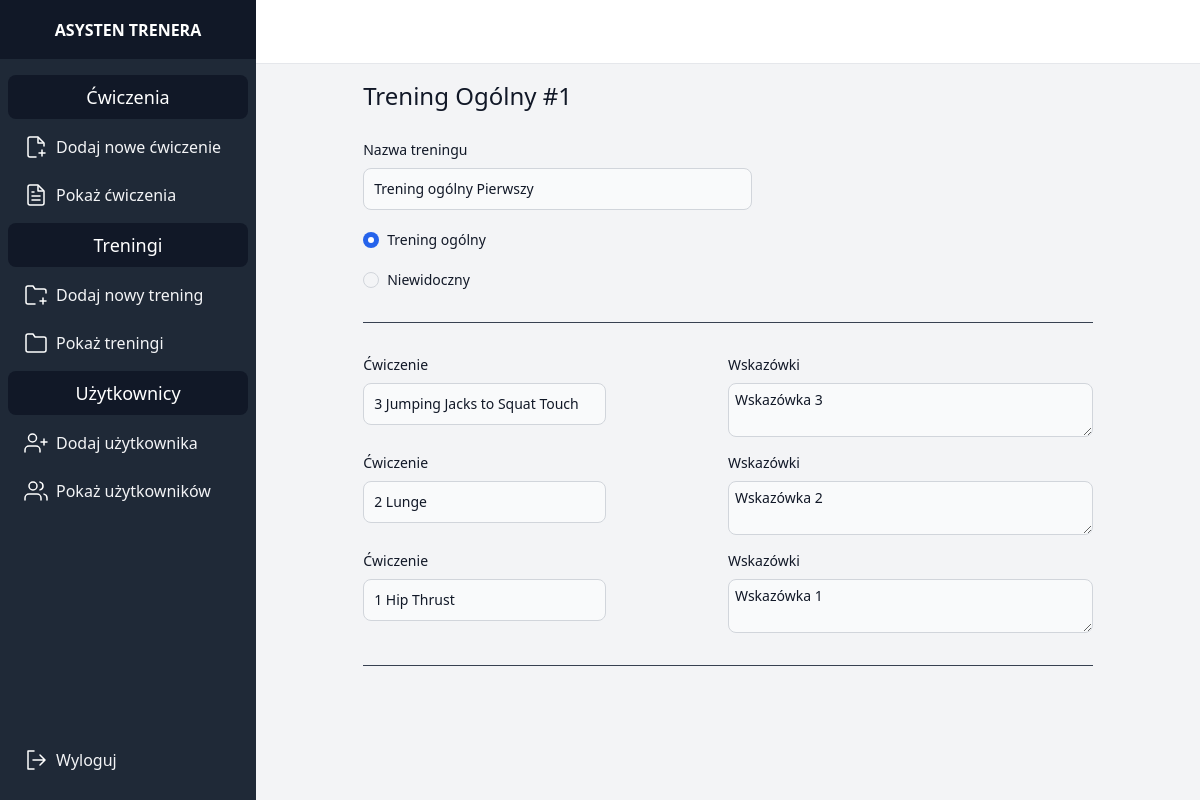
The page /training/general/1 (signed in) on the database as committed earlier.
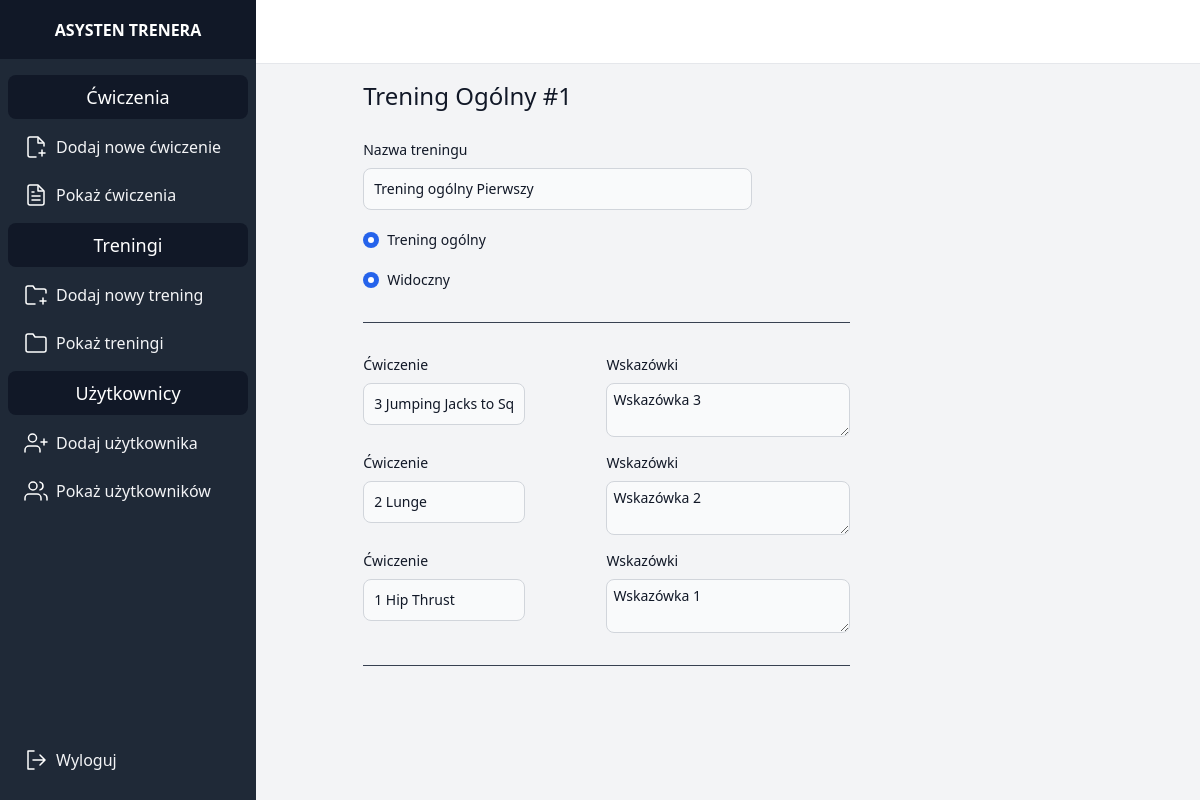
The same page on the database as committed later.
### trener/views.py (the view)
# urls.py: path('training/general/<id>', views.show_general_training, name='show_general_training'),
@login_required
def show_general_training(request, id):
    general_training = GeneralWorkout.objects.get(id=id)
    workout_exercises = WorkoutExercise.objects.filter(general_workout_id=id)
    return render(request, 'show_training.html', {'training': general_training, 'workout_exercises': workout_exercises})

### trener_style/templates/show_training.html (shortened to what this page needs)
{% extends 'base.html' %}
{% load static %}
{% block content %}
    <form class="mx-auto mb-2 w-4/5 items-center" method="post" enctype="multipart/form-data">
        <div>
            <p class="font-medium text-gray-900 text-2xl mb-7">
                Trening {% if training.workout_date %} Personalny {% endif %} {% if not training.workout_date %} Ogólny {% endif %}#{{ training.id }}
            </p>
        </div>
        <div class="flex-1 w-2/3">
            <div class="mb-5 w-4/5">
                <label for="id_title" class="block mb-2 text-sm font-medium text-gray-900">Nazwa treningu</label>
                <input name="title" class="w-full bg-gray-50 border border-gray-300 text-gray-900 text-sm rounded-lg focus:ring-blue-500 focus:border-blue-500 block p-2.5" value="{{ training.title }}" disabled>
            </div>
            <div class="mb-5 w-4/5">
                {% if not training.workout_date %}
                <div class="flex items-center">
                    <input checked disabled id="general-training-radio" type="radio" value="general" name="training-type" class="w-4 h-4 text-blue-600 bg-gray-100 border-gray-300 focus:ring-blue-500 focus:ring-2">
                    <label for="general-training-radio" class="ms-2 text-sm font-medium text-gray-900">Trening ogólny</label>
                </div>
                {% endif %}
            </div>
            <div class="mb-5 w-4/5">
            {% if training.visibility %}
                <div class="flex items-center">
                    <input  checked id="visible-yes-radio" type="radio" value="yes" name="visible-radio" class="w-4 h-4 text-blue-600 bg-gray-100 border-gray-300 focus:ring-blue-500 focus:ring-2">
                    <label for="visible-yes-radio" class="ms-2 text-sm font-medium text-gray-900">Widoczny</label>
                </div>
            {% endif %}
            {% if not training.visibility %}
                <div class="flex items-center">
                    <input {% if form.visibility == "no" %} checked {% endif %} id="visible-no-radio" type="radio" value="no" name="visible-radio" class="w-4 h-4 text-blue-600 bg-gray-100 border-gray-300 focus:ring-blue-500 focus:ring-2">
                    <label for="visible-no-radio" class="ms-2 text-sm font-medium text-gray-900">Niewidoczny</label>
                </div>
            </div>
            {% endif %}
        </div>
        <hr class="h-px mx-auto w-full my-8 bg-gray-700 border-0">
        <div id="exercises-container" class="space-y-4 flex flex-col">
            {% for workout_exercise in workout_exercises %}
            <div class="flex flex-row justify-between" id="exercise">
                <div class="w-1/3">
                    <label for="exercise-list" class="block mb-2 text-sm font-medium text-gray-900">Ćwiczenie</label>
                    <input value="{{ workout_exercise.exercise.id }} {{ workout_exercise.exercise.title }}" id="exercise-list" class="w-full bg-gray-50 border border-gray-300 text-gray-900 text-sm rounded-lg focus:ring-blue-500 focus:border-blue-500 block p-2.5" disabled>
                </div>
                <div class="w-1/2">
                    <label for="tips" class="block mb-2 text-sm font-medium text-gray-900">Wskazówki</label>
                    <textarea disabled id="tips" class="w-full block p-1.5 text-sm text-gray-900 bg-gray-50 rounded-lg border border-gray-300 focus:ring-blue-500 focus:border-blue-500" rows="2">{{ workout_exercise.comment }}</textarea>
                </div>
            </div>
            {% endfor %}
        </div>
        <hr class="h-px mx-auto w-full my-8 bg-gray-700 border-0">
    </form>
{% endblock %}

Rows that differ between the two databases and show on the page:
changed GeneralWorkout "Trening ogólny Pierwszy": visibility False → True (drawn)
Other text that changed with them:
form field visible-radio: (not shown) → "☑ Widoczny"
form field visible-radio: "☐ Niewidoczny" → (not shown)
text no longer shown: "Niewidoczny"
text now shown: "Widoczny"
